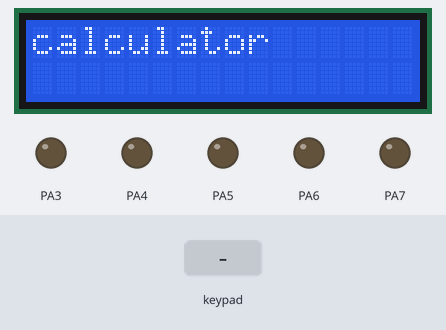
Bench run of a program on a simulated ATmega16, built with avr-gcc and emulated at 8 MHz. Shown: 16×2 character LCD, output pins drawn as LEDs (lit = HIGH). Wiring (inferred from the names in the program): character LCD (HD44780): RS PA0; R/W PA1; E PA2; data PB0, PB1, PB2, PB3, PB4, PB5, PB6, PB7. Wiring (inferred from the signals the program sends): 4×4 keypad with keys 7 8 9 / 4 5 6 x 1 2 3 - c 0 = +: rows PD0, PD1, PD2, PD3; columns PD4, PD5, PD6, PD7. The test bench sets the inputs (shaded band). Pins used as bus, display or sensor lines are not drawn.

Above: at 0.2 s.
1.3 s: keypad keys 7 + 5 = pressed 0.4 s apart
At 4.0 s:
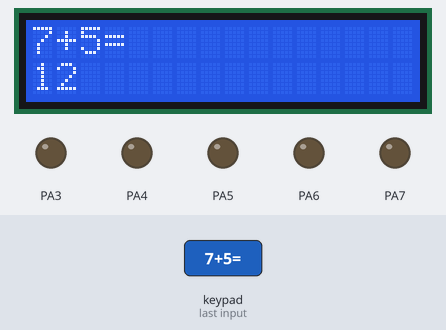
4.4 s: key '/' pressed
5.9 s: keypad keys 8 / 2 = pressed 0.4 s apart
At 8.5 s:
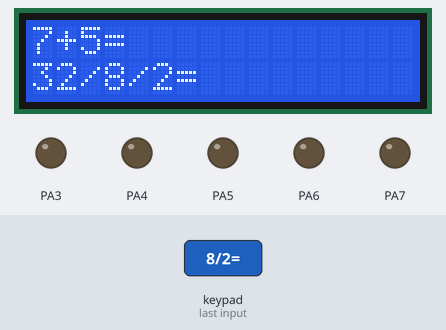
9.0 s: key 'x' pressed
At 10.0 s:
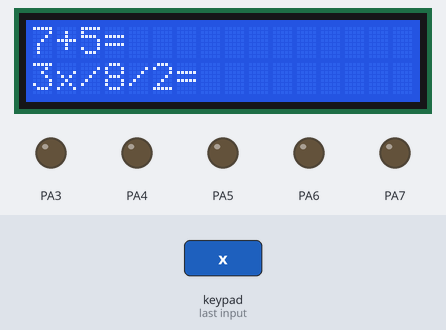
10.5 s: keypad keys 9 - 4 = pressed 0.4 s apart
At 13.2 s:
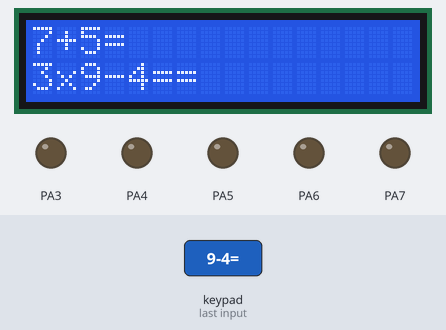
13.6 s: key '7' pressed
At 14.7 s:
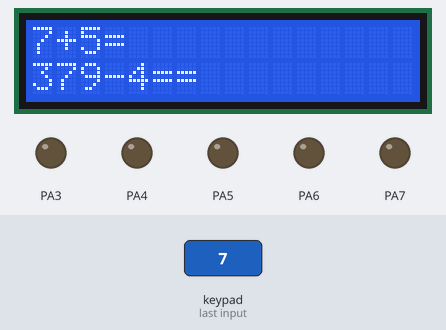
Timing chart, 0 to 16.1 s (numbered marks = the images above; inputs shaded):
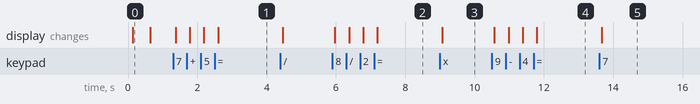

The program:

Calculator.c
```c
#define F_CPU 8000000UL
#include <avr/io.h>
#include <util/delay.h>
#include <stdio.h>
#include <stdlib.h>
#include <string.h>
#include "LCD_16x2.h"				/*include LCD16x2 library*/
#include "Keypad_4x4.h"				/*include keypad library*/

int main()
{
	char number1[12],number2[12],i,key,answer[12],fun,no1flag;		/*no1, no2, answer arrays index=i*/
	long no1,no2,ans;												/*no1 fun no2 = ans */

	lcd_init();
	lcd_string("calculator");
	_delay_ms(500);
	clear_LCD();

	i=0;									 /*counter*/
	no1flag=1;								/*no1flag to indicate 1st number no1.*/

	while(1)
	{
		key=read_key();						/*detect key pressed*/
		if(key!='c')						/*if key is not 'c'(clear/on) print key on LCD16x2 */
			lcd_data(key);

		switch(key)
		{
			case '+':	fun=key;			/*if key pressed is operator, put it in fun*/
						no1flag=i=0;
						break;
			case '-':	fun=key;
						no1flag=i=0;
						break;
			case 'x':	fun=key;
						no1flag=i=0;
						break;
			case '/':	fun=key;
						no1flag=i=0;
						break;

			case '=':
						no1=atol(number1);						/*convert no1 & no2 ASCII string to number*/
						no2=atol(number2);
						lcd_command(0xc0);						/*answer on 2nd line*/
						switch(fun)
						{
							case '+':ans=no1+no2;
							sprintf(answer,"%ld",ans);				/*convert ans to ASCII string*/
							lcd_string(answer);
							break;
							case '-':ans=no1-no2;
							sprintf(answer,"%ld",ans);				/*convert ans to ASCII string*/
							lcd_string(answer);
							break;
							case 'x':ans=no1*no2;
							sprintf(answer,"%ld",ans);				/*convert ans to ASCII string*/
							lcd_string(answer);
							break;
							case '/':if (no2==0)
							{	clear_LCD();
								lcd_string("maths error");
								break;
							}
							ans=no1/no2;
							sprintf(answer,"%ld",ans);				/*convert ans to ASCII string*/
							lcd_string(answer);
							break;
						}
						break;

			case 'c':												/*clear function, clear all values*/
						memset(number1,0,12);						/*reset array to zero*/
						memset(number2,0,12);
						memset(answer,0,12);
						i=0;
						no1flag=1;
						ans=0;
						clear_LCD();
						break;

			default:									/*if key pressed is not operator,'=' or 'C', then definitely it is number*/
					if(no1flag==1)
					number1[i]=key;						/*store 1st no1*/
					else
					number2[i]=key;						/*store 2nd no2.*/
					i++;								/*increment array index*/

		}
	}

	return 0;
}
```

Keypad_4x4.c
```c
/*
 * Keypad 4x4
 * source file
 *
 */
#include "Keypad_4x4.h"


char keypad[4][4] = {{'7','8','9','/'},
					{'4','5','6','x'},
					{'1','2','3','-'},
					{'c','0','=','+'}};

char colloc, rowloc;						/*row and column numbers*/

char read_key()
{
	while(1)
	{
		KEY_DDR = 0x0F;						/*making row output, column as input*/
		KEY_PRT = 0xFF;						/*make output high and set internal pull up for input*/

		do
		{
			KEY_PRT &= 0xF0;				/*make rows low and column high*/
			asm("NOP");
			colloc = (KEY_PIN & 0xF0);		/*take column value as input*/
		}while(colloc != 0xF0);				/*wait for all keys to release*/

		do
		{
			do
			{
				_delay_ms(40);						/*20ms key debounce time*/
				colloc = (KEY_PIN & 0xF0);
			}while(colloc == 0xF0);

			_delay_ms (50);							/*20 ms key debounce time*/
			colloc = (KEY_PIN & 0xF0);
		}while(colloc == 0xF0);						/*wait for key to press*/

		KEY_PRT = 0xFE;								/*row and column detection */
		asm("NOP");
		colloc = (KEY_PIN & 0xF0);
		if(colloc != 0xF0)
		{
			rowloc = 0;
			break;
		}

		KEY_PRT = 0xFD;
		asm("NOP");
		colloc = (KEY_PIN & 0xF0);
		if(colloc != 0xF0)
		{
			rowloc = 1;
			break;
		}

		KEY_PRT = 0xFB;
		asm("NOP");
		colloc = (KEY_PIN & 0xF0);
		if(colloc != 0xF0)
		{
			rowloc = 2;
			break;
		}

		KEY_PRT = 0xF7;
		asm("NOP");
		colloc = (KEY_PIN & 0xF0);
		if(colloc != 0xF0)
		{
			rowloc = 3;
			break;
		}
	}


	if(colloc == 0xE0)				/*return the key value*/
	return(keypad[rowloc][0]);

	else if(colloc == 0xD0)
	return(keypad[rowloc][1]);

	else if(colloc == 0xB0)
	return(keypad[rowloc][2]);

	else
	return(keypad[rowloc][3]);
}
```

LCD_16x2.c
```c
#include "LCD_16x2.h"								/* Include LCD header file */


void lcd_command (char cmd)				/* LCD command write function */

{
	lcd_data_port = cmd;							/* Write command data to LCD data port */
	lcd_command_port = (0<<rs)|(0<<rw)|(1<<en);		/* Make rs LOW (command reg.), rw LOW (Write), en HIGH (Enable) */
	_delay_ms(1);									/* Wait for 1ms to get data write from port to command reg. */
	lcd_command_port = (0<<rs)|(0<<rw)|(0<<en);		/* Make rs LOW (command reg.), rw LOW (Write), en LOW (Disable) */
	_delay_ms(5);									/* Wait little bit to get internal LCD data operation done */
}

void lcd_data (char data)					/* LCD data write function */

{
	lcd_data_port = data ;							/* Write data to LCD data port */
	lcd_command_port = (1<<rs)|(0<<rw)|(1<<en);		/* Make rs HIGH (data reg.), rw LOW (Write), en HIGH (Enable) */
	_delay_ms(1);									/* Wait for 1ms to get data write from port to data reg. */
	lcd_command_port = (1<<rs)|(0<<rw)|(0<<en);		/* Make rs HIGH (data reg.), rw LOW (Write), en HIGH (Disable) */
	_delay_ms(5);									/* Wait little bit to get internal LCD data operation done */
}

void lcd_init (void)								/* LCD Initialize function */

{
	_delay_ms(50);									/* LCD Initial time */
	lcd_command_dir = 0xFF;							/* Make LCD command port direction as o/p */
	lcd_data_dir = 0xFF;							/* Make LCD data port direction as o/p */

	lcd_command (0x38);								/* Initialization of 16X2 LCD in 8bit mode */
	lcd_command (0x01);								/* Clear LCD */
	lcd_command (0x0C);								/* Cursor OFF */
	lcd_command (0x80);								/* 8 is for first line and 0 is for 0th position */
}

void lcd_string (char *str)				/* Send string to LCD function */
{
	int i;
	for(i=0;str[i]!=0;i++)							/* Send each char of string till the NULL */
	{
		lcd_data (str[i]);							/* Call LCD data write */
	}
}

void clear_LCD()
{
	lcd_command(0x01);				/*Clear LCD16x2*/
	lcd_command(0x80);
}
```

LCD_16x2.h
```c
#ifndef LCD_H_
#define LCD_H_

#define F_CPU 8000000UL			/* Define CPU Frequency e.g. here its 8MHz, UL is unsigned long data type */
#include <avr/io.h>				/* Include AVR std. library file */
#include <util/delay.h>			/* Include inbuilt defined Delay utilize library file */
#include <avr/io.h>						/* Include AVR std. library file */

#define lcd_data_dir DDRB				/* Define LCD data port direction */
#define lcd_command_dir DDRA			/* Define LCD command port direction register */
#define lcd_data_port PORTB				/* Define LCD data port */
#define lcd_command_port PORTA			/* Define LCD data port */
#define en PA2							/* Define Enable signal pin */
#define rw PA1							/* Define Read/Write signal pin */
#define rs PA0							/* Define Register Select (data reg./command reg.) signal pin */

void lcd_command (char);		/* LCD command write function */
void lcd_data (char);			/* LCD data write function */
void lcd_init (void);					/* LCD Initialize function */
void lcd_string (char*);		/* Send string to LCD function */
void clear_LCD();                       /*clear lcd*/


#endif /* LCD_H_ */
```

keypad_4x4.h
```c
/*
 * 4x4 Keypad
 * header file
 */


#ifndef Keypad_H_
#define Keypad_H_

#define F_CPU 8000000UL
#include <avr/io.h>
#include <util/delay.h>

#define KEY_PRT 	PORTD			/*define 4x4 matrix Keypad port, PD0- PD3: rows, PD4- PD7 columns*/
#define KEY_DDR		DDRD
#define KEY_PIN		PIND

char read_key();					/*function to detect key pressed*/


#endif 
```

Measured:
- after the input at 1.3 s, the display: first changes after 0.08 s (image 1 shows a later state)
- after the input at 5.9 s, the display: first changes after 0.07 s (image 2 shows a later state)
- after the input at 9.0 s, the display: changes after 0.07 s (image 3)
- after the input at 10.5 s, the display: first changes after 0.07 s (image 4 shows a later state)
- after the input at 13.6 s, the display: changes after 0.07 s (image 5)
- what the display in image 0 shows lasts 0.5 s, from 0.1 s to 0.6 s
